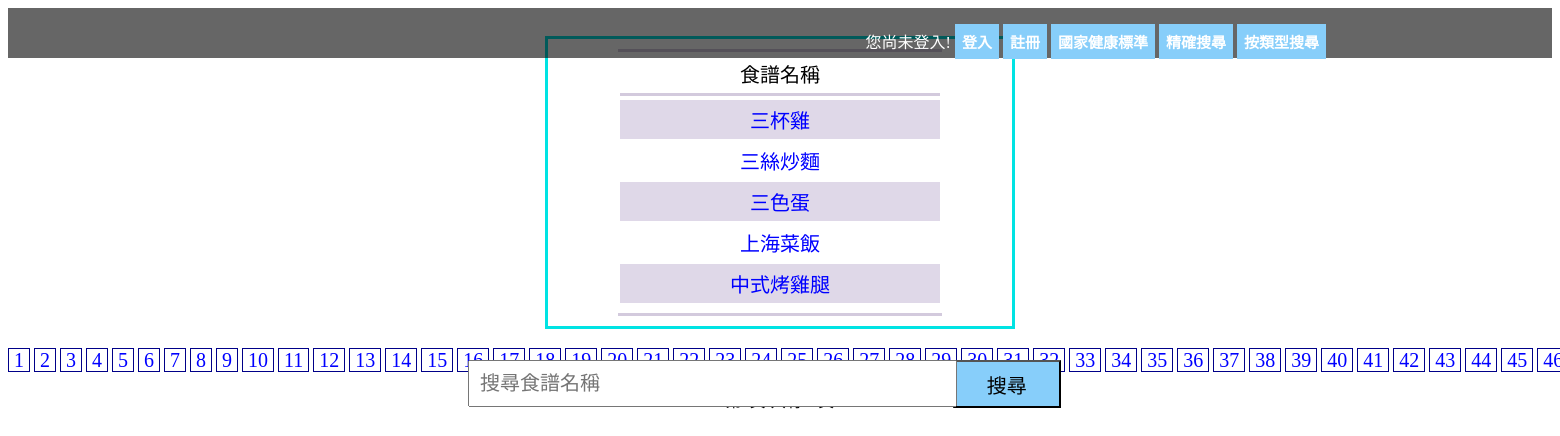
The page /searchResult.php on the database its author committed.
### searchResult.php (the view, shortened to what this page needs)
<?php
include("home.php") ;
$mysqli -> query('set names utf8');
if(!isset($_POST['searchName']))
{
    $ss = $_POST['searchName'];
    $get = "select * from 食譜 where 菜名 like'%$ss%'";
    $data = $mysqli ->query($get);
    $number= 5 ;
    $total = mysqli_num_rows($data);
    $pages = ceil($total/$number);
}
if(!isset($_GET['p']))
{
    $p=1;
}
else
{
    $p = $_GET['p'];
}
$s = $_SESSION['searchKeyWord'];
$start=($p-1)*$number;
$set = "select 菜名 from 食譜 where 菜名 like'%$s%' limit $start , $number";
$data = $mysqli ->query($set);
?>
<!DOCTYPE html>
<html lang = "en">
<head>
</head>
<body>
    <?php
    echo '<center><div class = "frame"><table>';
    echo '<thead><tr>';
    echo '<td>食譜名稱</td></tr></thead><tbody>';?>
    <?php
    for($i=1;$i<=mysqli_num_rows($data);$i++)
    {
        echo '<tr>';
        while($check = $data->fetch_object())
        {
            echo '<tr><td><a class = "searchResult" href=recipe.php?recipe="'.$check -> 菜名.'">'.$check -> 菜名.'</a></td>';
        }
        echo '</tr>';
    }
    echo '</tbody></table></div></center>';
    ?>
<p style="text-align: center">
    <?php
    for($i=1;$i<=$pages;$i++)
    {
        echo "<a class = 'searchResult' style = 'border: 1.5px #000088 solid;'href=searchResult.php?p=$i>"."&nbsp;".$i."&nbsp;"."</a>";
    }
    ?>
</p>
<p style="text-align: center">第<?php echo $p?>頁/共有<?php echo $pages?>頁</p>
</body>
</html>

### style.css (style rules this page uses)
a { color: white; text-decoration: none; }
p { font-family: DFKai-sb; }
div.frame { border-style: solid; border-color: #00e3e3; margin-top: 10px; display: inline-block; width: 30%; font-family: DFKai-sb; }
table thead tr td { border-bottom-style: solid; border-bottom-color: rgb(211, 202, 221); font-size: 20px; font-family: DFKai-sb; }
table { margin-top: 10px; margin-bottom: 10px; border-top-style: solid; border-top-color: rgb(211, 202, 221); border-bottom-style: solid; border-bottom-color: rgb(211, 202, 221); }
table tbody tr:nth-child(even) { background-color: rgb(223, 216, 232) }
table td { padding: 5px 110px; text-align: center; }
a.searchResult { color: blue; font-family: DFKai-sb; font-size: 20px; }

### rows shown on the page
食譜: 菜名 "三杯雞"
食譜: 菜名 "三絲炒麵"
食譜: 菜名 "三色蛋"
食譜: 菜名 "上海菜飯"
食譜: 菜名 "中式烤雞腿"
